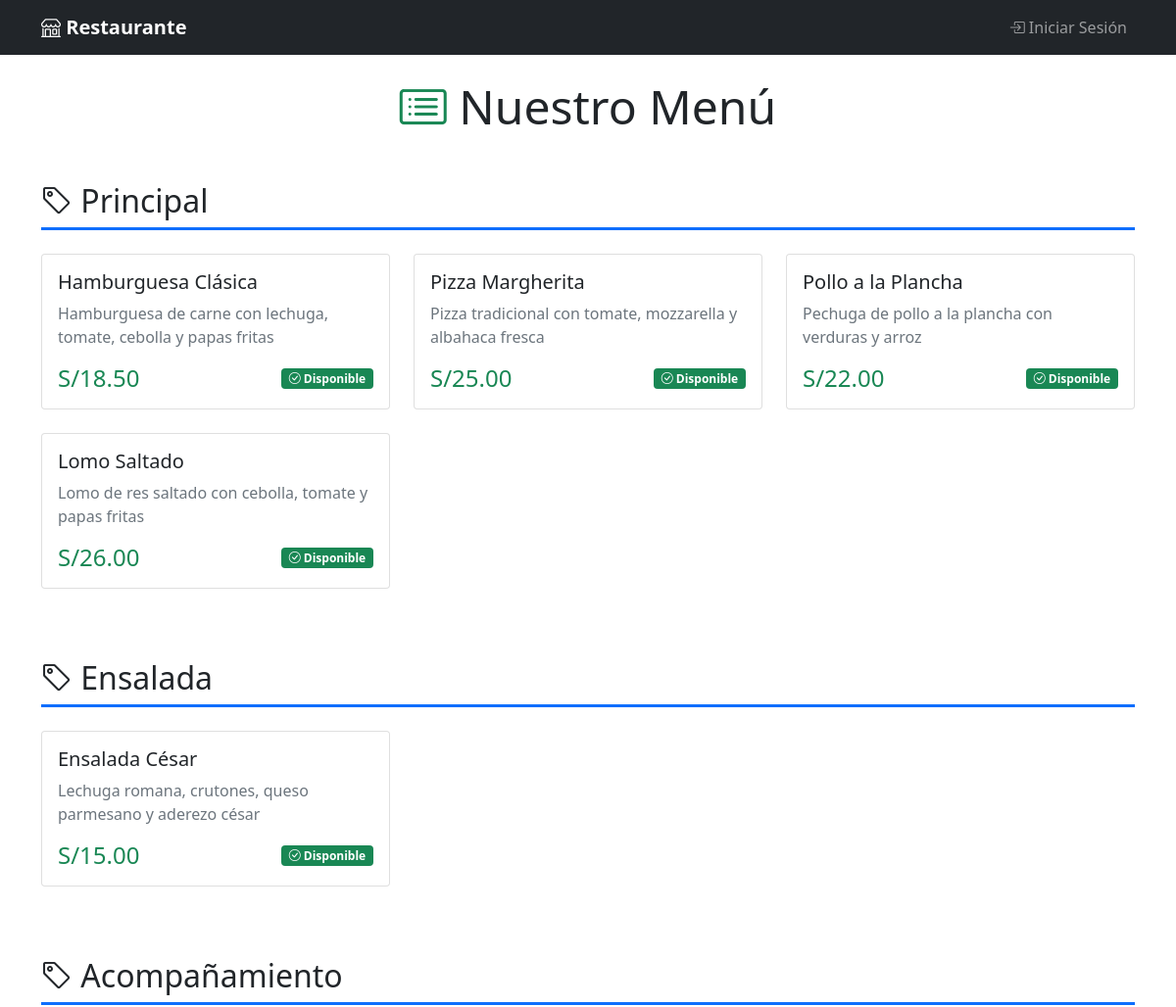
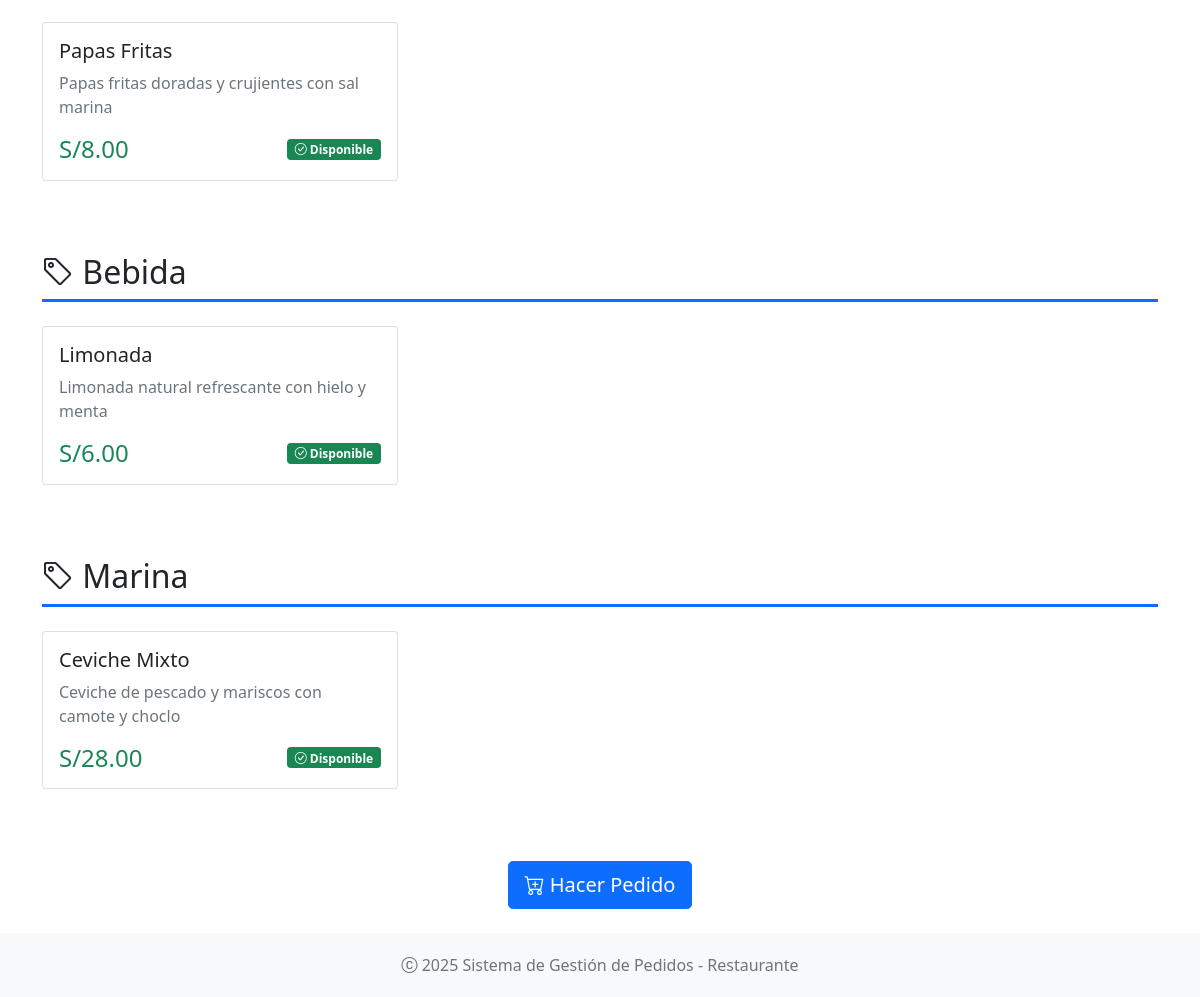
The page /menu on the database its author committed (2 pictures, top to bottom).
### app.py (models this page shows, shortened)
class Producto(db.Model):
    __tablename__ = 'productos'
    id = db.Column(db.Integer, primary_key=True)
    nombre = db.Column(db.String(100), nullable=False)
    descripcion = db.Column(db.Text)
    precio = db.Column(db.Float, nullable=False)
    categoria = db.Column(db.String(50), nullable=False)
    disponible = db.Column(db.Boolean, default=True)
    fecha_creacion = db.Column(db.DateTime, default=lambda: datetime.now(timezone.utc))
    detalles_pedido = db.relationship('DetallePedido', backref='producto', lazy=True)

### app.py (the view)
@app.route('/menu')
def menu():
    productos = Producto.query.filter_by(disponible=True).all()
    return render_template('menu.html', productos=productos)

### app/templates/menu.html (shortened to what this page needs)
{% extends "base.html" %}
{% block content %}
<div class="row">
    <div class="col-12">
        <h1 class="display-5 text-center mb-5">
            <i class="bi bi-card-list text-success"></i>
            Nuestro Menú
        </h1>
    </div>
</div>
{% if productos %}
    {% set categorias_unicas = productos | map(attribute='categoria') | unique | list %}
    {% for categoria in categorias_unicas %}
        <div class="row mb-5">
            <div class="col-12">
                <h2 class="border-bottom border-3 border-primary pb-2 mb-4">
                    <i class="bi bi-tag"></i> {{ categoria }}
                </h2>
            </div>
            {% for producto in productos %}
                {% if producto.categoria == categoria %}
                <div class="col-md-6 col-lg-4 mb-4">
                    <div class="card h-100 card-hover">
                        <div class="card-body d-flex flex-column">
                            <h5 class="card-title">{{ producto.nombre }}</h5>
                            {% if producto.descripcion %}
                                <p class="card-text text-muted">{{ producto.descripcion }}</p>
                            {% endif %}
                            <div class="mt-auto">
                                <div class="d-flex justify-content-between align-items-center">
                                    <span class="h4 text-success mb-0">
                                        S/{{ "{:,.2f}".format(producto.precio) }}
                                    </span>
                                    {% if producto.disponible %}
                                        <span class="badge bg-success">
                                            <i class="bi bi-check-circle"></i> Disponible
                                        </span>
                                    {% else %}
                                        <span class="badge bg-danger">
                                            <i class="bi bi-x-circle"></i> No Disponible
                                        </span>
                                    {% endif %}
                                </div>
                            </div>
                        </div>
                    </div>
                </div>
                {% endif %}
            {% endfor %}
        </div>
    {% endfor %}
    <div class="row mt-5">
        <div class="col-12 text-center">
            <a href="{{ url_for('nuevo_pedido') }}" class="btn btn-primary btn-lg">
                <i class="bi bi-cart-plus"></i> Hacer Pedido
            </a>
        </div>
    </div>
{% endif %}
{% endblock %}

### app/templates/base.html (style rules this page uses)
.min-vh-100 { min-height: 100vh; }

### rows shown on the page
Producto: categoria "Principal", nombre "Hamburguesa Clásica", descripcion "Hamburguesa de carne con lechuga, tomate, cebolla y papas fritas", precio "18.50", disponible True (drawn)
Producto: nombre "Pizza Margherita", descripcion "Pizza tradicional con tomate, mozzarella y albahaca fresca", precio "25.00", disponible True (drawn)
Producto: nombre "Pollo a la Plancha", descripcion "Pechuga de pollo a la plancha con verduras y arroz", precio "22.00", disponible True (drawn)
Producto: nombre "Lomo Saltado", descripcion "Lomo de res saltado con cebolla, tomate y papas fritas", precio "26.00", disponible True (drawn)
Producto: categoria "Ensalada", nombre "Ensalada César", descripcion "Lechuga romana, crutones, queso parmesano y aderezo césar", precio "15.00", disponible True (drawn)
Producto: categoria "Acompañamiento", nombre "Papas Fritas", descripcion "Papas fritas doradas y crujientes con sal marina", precio "8.00", disponible True (drawn)
Producto: categoria "Bebida", nombre "Limonada", descripcion "Limonada natural refrescante con hielo y menta", precio "6.00", disponible True (drawn)
Producto: categoria "Marina", nombre "Ceviche Mixto", descripcion "Ceviche de pescado y mariscos con camote y choclo", precio "28.00", disponible True (drawn)
